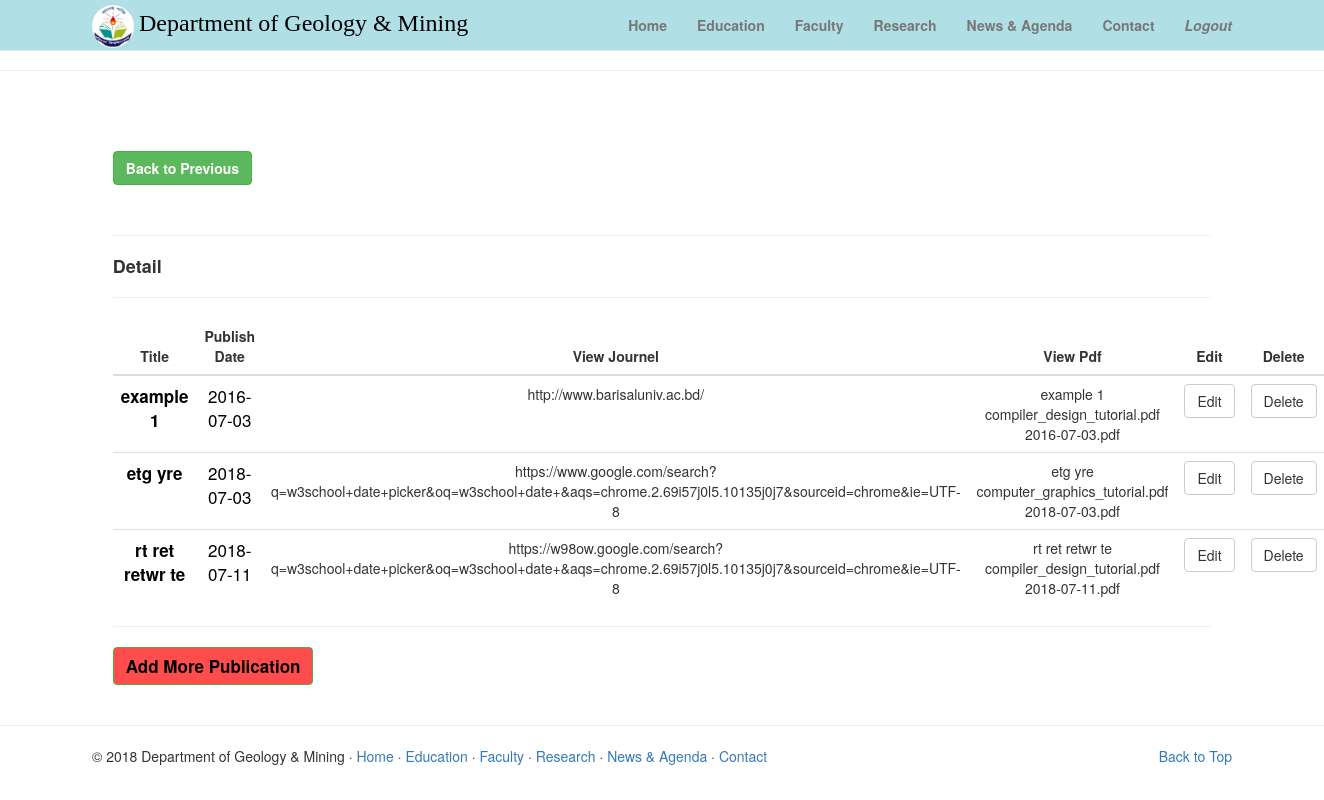
Page /Pages/Admin/login/FacTechPub.php?Pub=4 (signed in) on the committed database.
### tables this page shows
CREATE TABLE IF NOT EXISTS `publication` (
  `PuID` int(11) NOT NULL,
  `Id` int(50) NOT NULL,
  `PuTitle` varchar(1000) NOT NULL,
  `PuDate` varchar(50) NOT NULL,
  `PuJour` varchar(1000) NOT NULL,
  `PuPdf` varchar(500) NOT NULL
);

### Pages/Admin/login/FacTechPub.php (the view, shortened to what this page needs)
<?php
     $link=mysqli_connect('localhost','root','','gm2019bu');
		   $c=$_GET['Pub'];
          $q="select * from teacherGM where id like '$c'";
        $run=mysqli_query($link,$q);
			 $row=mysqli_fetch_array($run);
         $tname=$row['tname'];
		 $query="SELECT * FROM Publication where id like '$c'";
         $result=mysqli_query($link,$query);
		?>
<!DOCTYPE html>
<html xmlns="http://www.w3.org/1999/xhtml">
<head >
    <link href="../../../support/css/bootstrap.min.css" rel="stylesheet"/>
    <link href="../../../support/css/myCSS.css" rel="stylesheet" />
</head>
<body>
    <form id="form1"  >
    <div>
        <div style="background-color:powderblue;" class="navbar navbar-default navbar-fixed-top" role="navigation">
                <div class="container">
                    <div class="navbar-header">
                    <a  style = "padding:5px 15px;" class=" navbar-brand" href="../../../home.php"><span><img alt ="Logo" class="img-circle"  src="../../../Files/Images/Univ/bu.jpg" height="43" width="42" /></span>
					<font face="Aharoni" color="black" size="5"> Department of Geology & Mining </font> </a>
                </div>
                    <div class="navbar-collapse collapse">
                        <ul class="nav navbar-nav navbar-right">
                            <li><a href="../../../home.php"><b>Home</b></a></li>
							<li><a href="../../../Pages/Education"><b>Education </b></a></li>
                            <li ><a href="../../../Pages/Faculty"><b>Faculty</b> </a></li>
							<li><a href="../../../Pages/Research"><b>Research </b></a></li>
							<li><a href="../../../Pages/News"> <b>News & Agenda </b></a></li>
                            <li><a href="../../../Pages/Contact"> <b>Contact </b> </a></li>
							<li ><a href="logout.php"><b><i>Logout</i></b></a></li>
                        </ul>
                    </div>
            </div>
        </div>
    </div>
        <hr />
             <br />
             <br />
		 <div class="row">
		   <div class="container col-lg-1 ">
		   </div>
		   <div class="container col-lg-10 ">
             <h3><b> <?php echo "$tname"; ?> </b>  <a class="btn btn-large btn-success" href="FacTechSE.php"><b> Back to Previous </b></a></h3><br>
				<hr>
						<h4><b>Detail </b>  </h4>
				<hr>
				   <table class="table">
                         <thead>
                             <tr>
							 <center>
                                 <th> <center>Title</center></th>
								 <th> <center>Publish Date</center></th>
								 <th> <center>View Journel</center></th>
								 <th> <center>View Pdf</center></th>
								 <th> <center>Edit</center></th>
								 <th> <center>Delete</center></th>
                             </tr>
                         </thead>
                            <tbody>
			<?php
				while ($row=mysqli_fetch_array($result)) {
				$PuID=$row['PuID'];
				$PuJour=$row['PuJour'];
				$PuPdf=$row['PuPdf'];
     		echo "<tr> <center>";
			    echo "<td><center><b style='color: black;font-size: 17px'>".$row['PuTitle']."</b></center></td>";
                echo "<td><center style='color: black;font-size: 17px'>".$row['PuDate']."</center></td>";
     		    echo "<td> <center>"."$PuJour"." </center></td>";
				echo "<td> <center>"."$PuPdf"." </center></td>";
     			echo "<td>"."<a class='btn btn-default 'href='EditPub.php?edit=$PuID'>Edit</a>"."</td>";
     			echo "<td>"."<a class='btn btn-default 'href='ConfirmPdel.php?delete=$PuID'>Delete</a>"."</td>";
     		echo "</center></tr>";
     	}
     	?>
                          </tbody>
                    </table>
					<hr>
				<?php echo "<a style='background-color:#ff4d4d;color: black;font-size: 17px;font-weight: bold;' class='btn btn-large btn-success' href='FacTechAPub.php?id=$c'> Add More Publication </a><br>"; ?>
				<br>
        </div>
		</div>
        <hr />
         <footer>
             <div class="container">
                     <p class="pull-right">
                          <a href="#">Back to Top</a>
                     </p>
                 <p>
                     &copy;
                        2018 Department of Geology & Mining
                      &middot;
                            <a href="../../../Pages/home.php"> Home </a>
                      &middot;
                            <a href="../../../Pages/Education">Education</a>
                      &middot;
                            <a href="../../../Pages/Faculty">Faculty</a>
                      &middot;
                            <a href="../../../Pages/Research">Research</a>
					  &middot;
                            <a href="../../../Pages/News">News & Agenda</a>
                      &middot;
                            <a href="../../../Pages/Contact">Contact</a>
                </p>
             </div>
         </footer>
    </form>
</body>
</html>

### support/css/myCSS.css (style rules this page uses)
body { padding-top: 50px; }

### rows in the picture
publication: PuTitle "example 1", PuDate "2016-07-03", PuJour "http://www.barisaluniv.ac.bd/", PuPdf "example 1 compiler_design_tutorial.pdf 2016-07-03.pdf"
publication: PuTitle "etg yre", PuDate "2018-07-03", PuJour "https://www.google.com/search?q=w3school+date+picker&oq=w3school+date+&aqs=chrome.2.69i57j0l5.10135j0j7&sourceid=chrome&ie=UTF-8", PuPdf "etg yre computer_graphics_tutorial.pdf 2018-07-03.pdf"
publication: PuTitle "rt ret retwr te", PuDate "2018-07-11", PuJour "https://w98ow.google.com/search?q=w3school+date+picker&oq=w3school+date+&aqs=chrome.2.69i57j0l5.10135j0j7&sourceid=chrome&ie=UTF-8", PuPdf "rt ret retwr te compiler_design_tutorial.pdf 2018-07-11.pdf"
